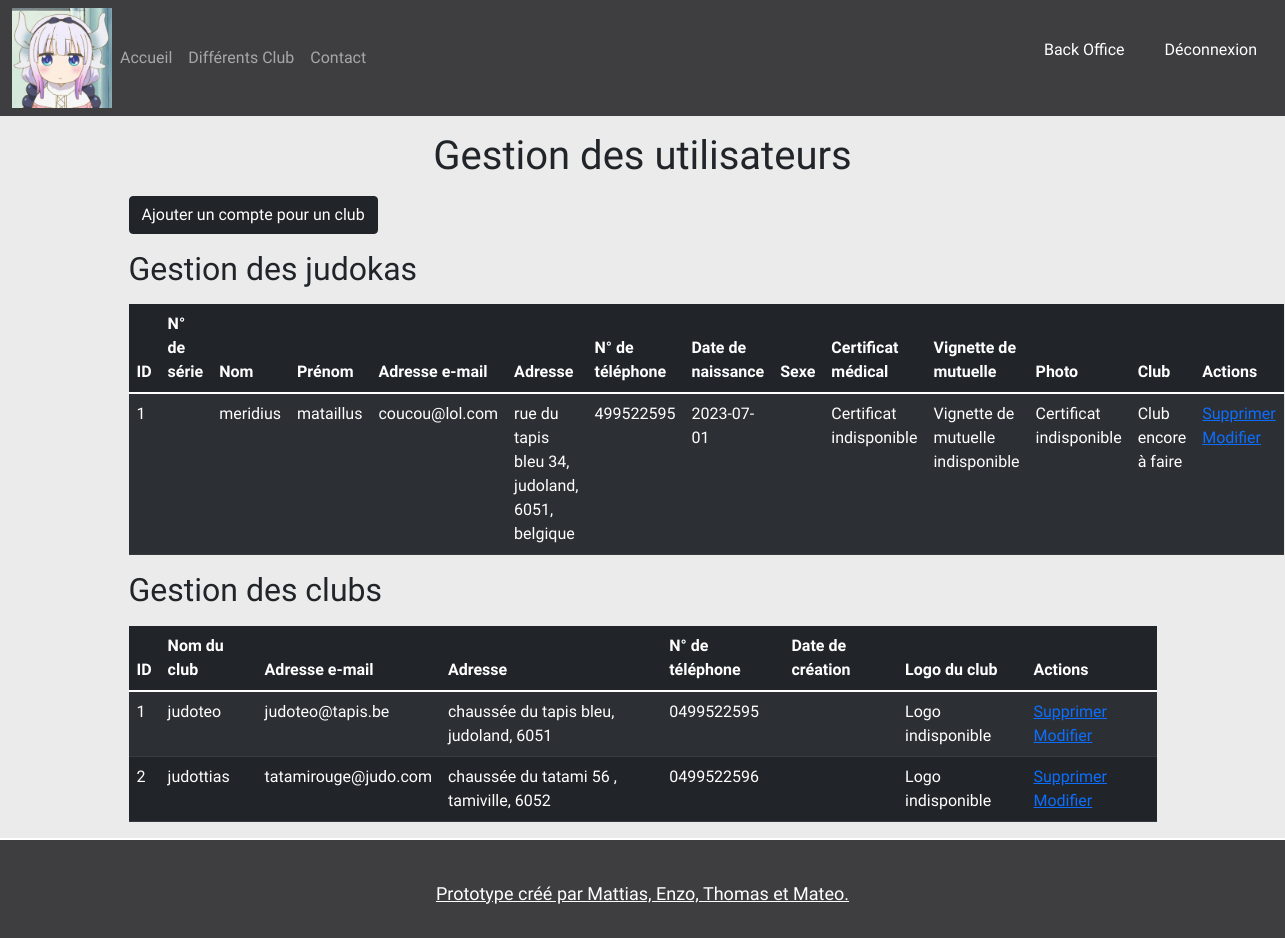
Screenshot of /federation/user_manag.php (signed in) with the database file from the repository.
### tables this page shows
CREATE TABLE `judokas` (
  `id` int(11) NOT NULL,
  `serial_number` int(50) DEFAULT NULL,
  `firstname` varchar(250) NOT NULL,
  `lastname` varchar(250) NOT NULL,
  `email` varchar(300) NOT NULL,
  `password` varchar(300) NOT NULL,
  `address` varchar(300) NOT NULL,
  `city` varchar(250) NOT NULL,
  `zip` varchar(25) NOT NULL,
  `country` varchar(250) NOT NULL,
  `tel` varchar(50) NOT NULL,
  `sex` varchar(1) NOT NULL,
  `birthdate` date NOT NULL,
  `id_club` int(11) DEFAULT NULL,
  `certif_path` varchar(500) DEFAULT NULL,
  `mutuelle_path` varchar(500) DEFAULT NULL,
  `photo_path` varchar(500) DEFAULT NULL,
  `isactive` tinyint(1) NOT NULL DEFAULT 1,
  `isdeleted` tinyint(1) NOT NULL DEFAULT 0,
  `status` varchar(1) NOT NULL DEFAULT 'n',
  `created_user` int(11) DEFAULT NULL,
  `created_date` timestamp NULL DEFAULT current_timestamp(),
  `modified_user` int(11) DEFAULT NULL,
  `modified_date` datetime DEFAULT NULL
);

CREATE TABLE `clubs` (
  `id` int(11) NOT NULL,
  `club_name` varchar(200) NOT NULL,
  `address` varchar(300) NOT NULL,
  `city` varchar(300) NOT NULL,
  `zip` varchar(25) NOT NULL,
  `email` varchar(250) NOT NULL,
  `password` varchar(300) NOT NULL,
  `tel` varchar(42) NOT NULL,
  `baby_price` float DEFAULT NULL,
  `young_price` float DEFAULT NULL,
  `adult_price` float DEFAULT NULL,
  `logo_club` varchar(450) DEFAULT NULL,
  `founding_date` date DEFAULT NULL,
  `bank_number` varchar(200) DEFAULT NULL,
  `isactive` tinyint(1) NOT NULL DEFAULT 1,
  `isdeleted` tinyint(1) NOT NULL DEFAULT 0,
  `status` varchar(1) NOT NULL DEFAULT 'n',
  `created_user` int(11) DEFAULT NULL,
  `created_date` timestamp NOT NULL DEFAULT current_timestamp(),
  `modified_user` int(11) DEFAULT NULL,
  `modified_date` timestamp NULL DEFAULT NULL
);

### federation/user_manag.php (the view, shortened to what this page needs)
<?
    require_once('../php/config.php');
    $query = $db->prepare('SELECT * FROM judokas');
    $query->execute();
    $judokas = $query->fetchAll();
    $query = $db->prepare('SELECT * FROM clubs');
    $query->execute();
    $clubs = $query->fetchAll();
?>
<!DOCTYPE html>
<html lang="fr">
<head>
    <link href="https://cdn.jsdelivr.net/npm/bootstrap@5.1.3/dist/css/bootstrap.min.css" rel="stylesheet">
    <link rel="stylesheet" href="https://cdn.jsdelivr.net/npm/bootstrap-icons@1.8.1/font/bootstrap-icons.css">
    <link rel="stylesheet" href="../css/style.css">
</head>
<body>
<nav class="navbar navbar-expand-lg navbar-dark ">
    <div class="container-fluid">
        <img class="logo" src="../ressources/logo.png" alt="" width="100" height="100">
    <div class="collapse navbar-collapse" id="navbarSupportedContent">
        <ul class="navbar-nav me-auto mb-2 mb-lg-0">
            <li class="nav-item">
                <a class="nav-link " aria-current="#" href="../index.php">Accueil</a>
            </li>
            <li class="nav-item">
                <a class="nav-link " aria-current="#" href="../club_list.php">Différents Club</a>
            </li>
            <li class="nav-item">
                <a class="nav-link " aria-current="#" href="../contact.php">Contact</a>
            </li>
        </ul>
        <ul class="d-grid gap-2 d-md-flex justify-content-md-end marker">
            <? if(isset($_SESSION['id']) AND $_SESSION['rank'] == 0){ ?>
            <li class="nav-item justify-content-end">
                <a class="nav-link" aria-current="#" href="profil.php">Profil</a>
            </li>
            <li class="nav-item">
                    <a class="nav-link " aria-current="#" href="../php/logout.php">Déconnexion</a>
            </li>
            <? }elseif(isset($_SESSION['id']) AND $_SESSION['rank'] == 2){ ?>
            <li class="nav-item">
                <a class="nav-link" aria-current="#" href="../federation/user_manag.php">Back Office</a>
            </li>
            <li class="nav-item">
                <a class="nav-link" aria-current="#" href="../php/logout.php">Déconnexion</a>
            </li>
            <? } ?>
        </ul>
    </div>
  </div>
</nav>
<main style="width:80%;margin:0 auto;">
    <h1 class="my-3">Gestion des utilisateurs</h1>
        <a href="club_add" class="btn btn-dark">Ajouter un compte pour un club</a>
        <h2 class="my-3">Gestion des judokas</h2>
            <table class="judoka_manag table table-dark table-striped table-hover">
                <thead>
                    <tr>
                        <th>ID</th>
                        <th>N° de série</th>
                        <th>Nom</th>
                        <th>Prénom</th>
                        <th>Adresse e-mail</th>
                        <th>Adresse</th>
                        <th>N° de téléphone</th>
                        <th>Date de naissance</th>
                        <th>Sexe</th>
                        <th>Certificat médical</th>
                        <th>Vignette de mutuelle</th>
                        <th>Photo</th>
                        <th>Club</th>
                        <th>Actions</th>
                    </tr>
                </thead>
                <tbody>
                    <?php
                        foreach($judokas as $judoka){
                    ?>
                    <tr>
                        <td><?= $judoka['id'] ?></td>
                        <td><?= $judoka['serial_number'] ?></td>
                        <td><?= $judoka['lastname'] ?></td>
                        <td><?= $judoka['firstname'] ?></td>
                        <td><?= $judoka['email'] ?></td>
                        <td><?= $judoka['address'].', '.$judoka['city'].', '.$judoka['zip'].', '.$judoka['country'] ?></td>
                        <td><?= $judoka['tel'] ?></td>
                        <td><?= $judoka['birthdate'] ?></td>
                        <td><?= $judoka['sex'] ?></td>
                        <td><? if($judoka['certif_path'] == NULL){echo 'Certificat indisponible';}else{echo '<a href="'.$judoka['certif_path'].'" target="_blank">Afficher</a>';}?></td>
                        <td><? if($judoka['mutuelle_path'] == NULL){echo 'Vignette de mutuelle indisponible';}else{echo '<a href="'.$judoka['mutuelle_path'].'" target="_blank">Afficher</a>';}?></td>
                        <td><? if($judoka['photo_path'] == NULL){echo 'Certificat indisponible';}else{echo '<a href="'.$judoka['photo_path'].'" target="_blank">Afficher</a>';}?></td>
                        <td>Club encore à faire</td>
                        <td><a href="user_manag.php?action=delete&id=<?= $judoka['id']?>">Supprimer</a> <a href="user_edit?id=<?= $judoka['id'] ?>">Modifier</a></td>
                    </tr>
                    <?php
                        }
                    ?>
                </tbody>
            </table>
        <h2 class="my-3">Gestion des clubs</h2>
            <table class="clubs_manag table table-dark table-striped table-hover">
                <thead>
                    <tr>
                        <th>ID</th>
                        <th>Nom du club</th>
                        <th>Adresse e-mail</th>
                        <th>Adresse</th>
                        <th>N° de téléphone</th>
                        <th>Date de création</th>
                        <th>Logo du club</th>
                        <th>Actions</th>
                    </tr>
                </thead>
                <tbody>
                    <?php
                        foreach($clubs as $club){
                    ?>
                    <tr>
                        <td><?= $club['id'] ?></td>
                        <td><?= $club['club_name'] ?></td>
                        <td><?= $club['email'] ?></td>
                        <td><?= $club['address'].', '.$club['city'].', '.$club['zip'] ?></td>
                        <td><?= $club['tel'] ?></td>
                        <td><?= $club['founding_date'] ?></td>
                        <td><? if($club['logo_club'] == NULL){echo 'Logo indisponible';}else{echo '<a href="'.$club['logo_club'].'" target="_blank">Afficher</a>';}?></td>
                        <td><a href="club_manag.php?action=delete&id=<?= $club['id']?>">Supprimer</a> <a href="club_edit?id=<?= $club['id'] ?>">Modifier</a></td>
                    </tr>
                    <?php
                        }
                    ?>
            </table>
</main>
<footer>Prototype créé par Mattias, Enzo, Thomas et Mateo. </footer>
</body>
</html>

### css/style.css (style rules this page uses)
* { transition: all 0.5s; font-family: 'Varela Round', sans-serif; }
body { background: #ebebeb; }
h1 { font-family: 'Maven Pro', sans-serif; text-align: center; }
.navbar { overflow: hidden; background-color: rgb(62, 61, 63); font-family: Arial; }
.navbar a { float: left; font-size: 16px; color: white; text-align: center; padding: 14px 16px; text-decoration: none; }
.marker { list-style: none; }
footer { background-color: rgb(62, 61, 63); color: white; text-decoration: underline; position:inherit; width:100%; height:100px; bottom: 0; text-align: center; padding-top: 40px; font-size: large; border-top: 2px solid #fff; }

### rows the page displays
judokas: id "1", lastname "meridius", firstname "mataillus", email "coucou@lol.com", address "rue du tapis bleu 34", city "judoland", zip "6051", country "belgique", tel "499522595", birthdate "2023-07-01", shows "Certificat indisponible", shows "Vignette de mutuelle indisponible"
clubs: id "1", club_name "judoteo", email "judoteo@tapis.be", address "chaussée du tapis bleu", city "judoland", zip "6051", tel "0499522595", shows "Logo indisponible"
clubs: id "2", club_name "judottias", email "tatamirouge@judo.com", address "chaussée du tatami 56", city "tamiville", zip "6052", tel "0499522596", shows "Logo indisponible"
